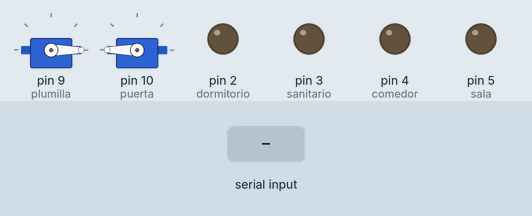
Bench run of a sketch on a simulated Arduino Uno, built with avr-gcc and run on an emulated ATmega328P. Parts: 2 × servo, output pins drawn as LEDs (lit = HIGH). Inputs (shaded band) come from the test bench.

Above: at 1.2 s.
1.3 s: "encendido1" received over Serial
At 1.7 s:
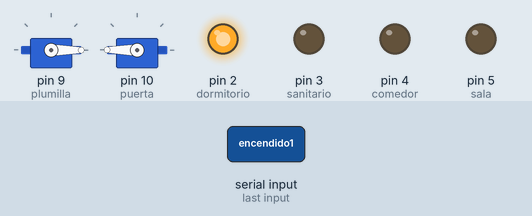
2.9 s: "encendido2" received over Serial
At 4.2 s:
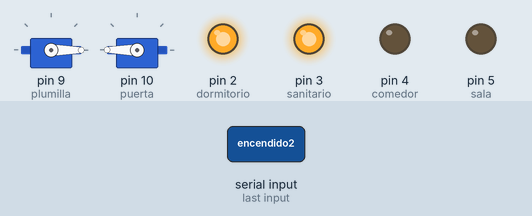
4.5 s: "apagado1" received over Serial
At 5.7 s:
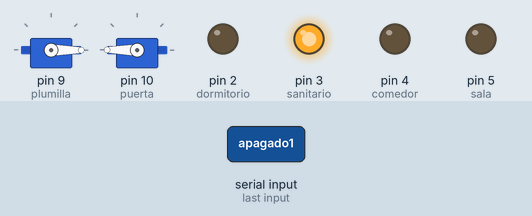
6.0 s: "encendido3" received over Serial
At 6.5 s:
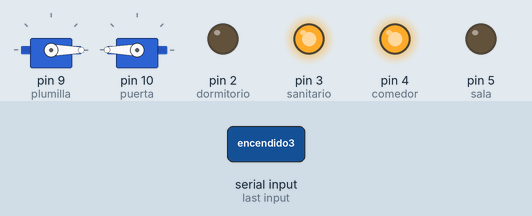
7.6 s: "apagado2" received over Serial
At 8.2 s:
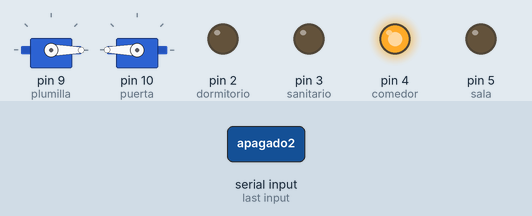
9.1 s: "encendido4" received over Serial
At 10.1 s:
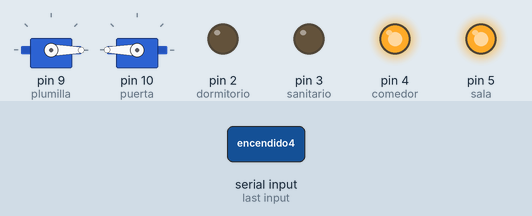
Timing chart, 0 to 11.7 s (numbered marks = the images above; inputs shaded):
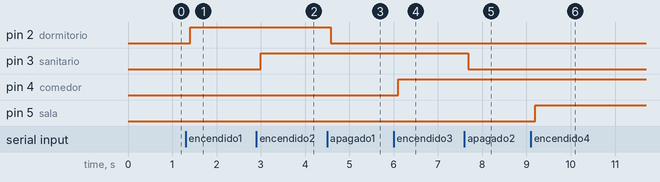

The sketch:

CasaArduinoIDE.ino
```cpp
#include <Servo.h>

const byte dormitorio = 2;
const byte sanitario= 3;
const byte comedor= 4;
const byte sala = 5;
Servo plumilla;
Servo puerta;
char letra;
String accion;

void setup() {
  pinMode(dormitorio, OUTPUT);
  pinMode(sanitario, OUTPUT);
  pinMode(comedor, OUTPUT);
  pinMode(sala, OUTPUT);
  plumilla.attach(9);
  plumilla.write(0);
  puerta.attach(10);
  puerta.write(180);
  Serial.begin(9600);
}

void loop() {
  while(Serial.available()>0)
  {
    letra= Serial.read();
    accion.concat(letra);
    delay(10);
  }
//Dormitorio
  if(accion.equals("encendido1")==true)
  {
    digitalWrite(dormitorio, HIGH);//Encendemos la luz del dormitorio
  }

   if(accion.equals("apagado1")==true)
  {
    digitalWrite(dormitorio, LOW);//Apagamos la luz del dormitorio
  }
//Sanitario
  if(accion.equals("encendido2")==true)
  {
    digitalWrite(sanitario, HIGH);//Encendemos la luz del dormitorio
  }

   if(accion.equals("apagado2")==true)
  {
    digitalWrite(sanitario, LOW);//Apagamos la luz del dormitorio
  }

 //Comedor
   if(accion.equals("encendido3")==true)
  {
    digitalWrite(comedor, HIGH);//Encendemos la luz del dormitorio
  }

   if(accion.equals("apagado3")==true)
  {
    digitalWrite(comedor, LOW);//Apagamos la luz del dormitorio
  }

  //Sala
   if(accion.equals("encendido4")==true)
  {
    digitalWrite(sala, HIGH);//Encendemos la luz del dormitorio
  }

   if(accion.equals("apagado4")==true)
  {
    digitalWrite(sala, LOW);//Apagamos la luz del dormitorio
  }

  //Plumilla
  if(accion.equals("arriba"))
  {
    plumilla.write(90); //Levantamos la plumilla
  }
  if(accion.equals("abajo"))
  {
    plumilla.write(0); //Bajamos la plumilla
  }

  //Puerta
  if(accion.equals("abierto"))
  {
    puerta.write(90); //abrimos la puerta
  }
  if(accion.equals("cerrado"))
  {
    puerta.write(180); //cerramos la puerta
  }
  accion="";

}
```

Measured:
- after the input at 1.3 s, pin 2 (dormitorio): LOW → HIGH after 0.10 s
- after the input at 2.9 s, pin 3 (sanitario): LOW → HIGH after 0.10 s
- after the input at 4.5 s, pin 2 (dormitorio): HIGH → LOW after 0.08 s
- after the input at 6.0 s, pin 4 (comedor): LOW → HIGH after 0.10 s
- after the input at 7.6 s, pin 3 (sanitario): HIGH → LOW after 0.08 s
- after the input at 9.1 s, pin 5 (sala): LOW → HIGH after 0.10 s
